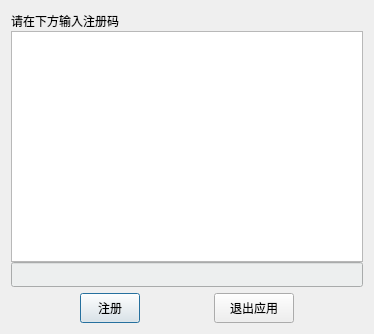
<?xml version="1.0" encoding="UTF-8"?>
<ui version="4.0">
 <class>Dialog</class>
 <widget class="QDialog" name="Dialog">
  <property name="geometry">
   <rect>
    <x>0</x>
    <y>0</y>
    <width>374</width>
    <height>334</height>
   </rect>
  </property>
  <property name="minimumSize">
   <size>
    <width>374</width>
    <height>334</height>
   </size>
  </property>
  <property name="maximumSize">
   <size>
    <width>374</width>
    <height>334</height>
   </size>
  </property>
  <property name="font">
   <font>
    <family>Heiti SC</family>
   </font>
  </property>
  <property name="windowTitle">
   <string>注册</string>
  </property>
  <property name="windowIcon">
   <iconset resource="resources.qrc">
    <normaloff>:/root/resources/image/title_main.png</normaloff>:/root/resources/image/title_main.png</iconset>
  </property>
  <property name="modal">
   <bool>false</bool>
  </property>
  <layout class="QVBoxLayout" name="verticalLayout_2">
   <item>
    <layout class="QVBoxLayout" name="verticalLayout">
     <property name="spacing">
      <number>0</number>
     </property>
     <item>
      <layout class="QHBoxLayout" name="horizontalLayout">
       <item>
        <widget class="QLabel" name="label">
         <property name="text">
          <string>请在下方输入注册码</string>
         </property>
        </widget>
       </item>
       <item>
        <spacer name="horizontalSpacer">
         <property name="orientation">
          <enum>Qt::Horizontal</enum>
         </property>
         <property name="sizeHint" stdset="0">
          <size>
           <width>148</width>
           <height>20</height>
          </size>
         </property>
        </spacer>
       </item>
      </layout>
     </item>
     <item>
      <widget class="QTextEdit" name="textEdit"/>
     </item>
     <item>
      <widget class="QLineEdit" name="lineEdit">
       <property name="styleSheet">
        <string notr="true">background-color: rgb(237, 239, 239);</string>
       </property>
       <property name="readOnly">
        <bool>true</bool>
       </property>
      </widget>
     </item>
    </layout>
   </item>
   <item>
    <layout class="QHBoxLayout" name="horizontalLayout_2">
     <item>
      <spacer name="horizontalSpacer_2">
       <property name="orientation">
        <enum>Qt::Horizontal</enum>
       </property>
       <property name="sizeHint" stdset="0">
        <size>
         <width>38</width>
         <height>20</height>
        </size>
       </property>
      </spacer>
     </item>
     <item>
      <widget class="QPushButton" name="pushButton_2">
       <property name="minimumSize">
        <size>
         <width>60</width>
         <height>30</height>
        </size>
       </property>
       <property name="maximumSize">
        <size>
         <width>60</width>
         <height>30</height>
        </size>
       </property>
       <property name="styleSheet">
        <string notr="true">background-color: qconicalgradient(cx:0.5, cy:0.5, angle:0, stop:0 rgba(237, 208, 22, 255), stop:0.225 rgba(166, 140, 41, 255), stop:0.267045 rgba(239, 206, 55, 255), stop:0.285 rgba(204, 181, 74, 255), stop:0.345 rgba(235, 219, 102, 255), stop:0.415 rgba(245, 236, 112, 255), stop:0.52 rgba(209, 190, 76, 255), stop:0.57 rgba(187, 156, 51, 255), stop:0.635 rgba(168, 142, 42, 255), stop:0.695 rgba(202, 174, 68, 255), stop:0.75 rgba(218, 202, 86, 255), stop:0.815 rgba(208, 187, 73, 255), stop:0.88 rgba(187, 156, 51, 255), stop:1 rgba(235, 213, 26, 255));</string>
       </property>
       <property name="text">
        <string>注册</string>
       </property>
       <property name="icon">
        <iconset resource="resources.qrc">
         <normaloff>:/correct/resources/image/correct_1.svg</normaloff>:/correct/resources/image/correct_1.svg</iconset>
       </property>
       <property name="iconSize">
        <size>
         <width>25</width>
         <height>25</height>
        </size>
       </property>
      </widget>
     </item>
     <item>
      <spacer name="horizontalSpacer_3">
       <property name="orientation">
        <enum>Qt::Horizontal</enum>
       </property>
       <property name="sizeHint" stdset="0">
        <size>
         <width>40</width>
         <height>20</height>
        </size>
       </property>
      </spacer>
     </item>
     <item>
      <widget class="QPushButton" name="pushButton">
       <property name="minimumSize">
        <size>
         <width>80</width>
         <height>30</height>
        </size>
       </property>
       <property name="maximumSize">
        <size>
         <width>80</width>
         <height>30</height>
        </size>
       </property>
       <property name="styleSheet">
        <string notr="true">background-color: qconicalgradient(cx:0.5, cy:0.5, angle:0, stop:0 rgba(237, 208, 22, 255), stop:0.225 rgba(166, 140, 41, 255), stop:0.267045 rgba(239, 206, 55, 255), stop:0.285 rgba(204, 181, 74, 255), stop:0.345 rgba(235, 219, 102, 255), stop:0.415 rgba(245, 236, 112, 255), stop:0.52 rgba(209, 190, 76, 255), stop:0.57 rgba(187, 156, 51, 255), stop:0.635 rgba(168, 142, 42, 255), stop:0.695 rgba(202, 174, 68, 255), stop:0.75 rgba(218, 202, 86, 255), stop:0.815 rgba(208, 187, 73, 255), stop:0.88 rgba(187, 156, 51, 255), stop:1 rgba(235, 213, 26, 255));</string>
       </property>
       <property name="text">
        <string>退出应用</string>
       </property>
       <property name="icon">
        <iconset resource="resources.qrc">
         <normaloff>:/exit/resources/image/exit_1.svg</normaloff>:/exit/resources/image/exit_1.svg</iconset>
       </property>
       <property name="iconSize">
        <size>
         <width>20</width>
         <height>20</height>
        </size>
       </property>
      </widget>
     </item>
     <item>
      <spacer name="horizontalSpacer_4">
       <property name="orientation">
        <enum>Qt::Horizontal</enum>
       </property>
       <property name="sizeHint" stdset="0">
        <size>
         <width>40</width>
         <height>20</height>
        </size>
       </property>
      </spacer>
     </item>
    </layout>
   </item>
  </layout>
 </widget>
 <resources>
  <include location="resources.qrc"/>
 </resources>
 <connections/>
</ui>
